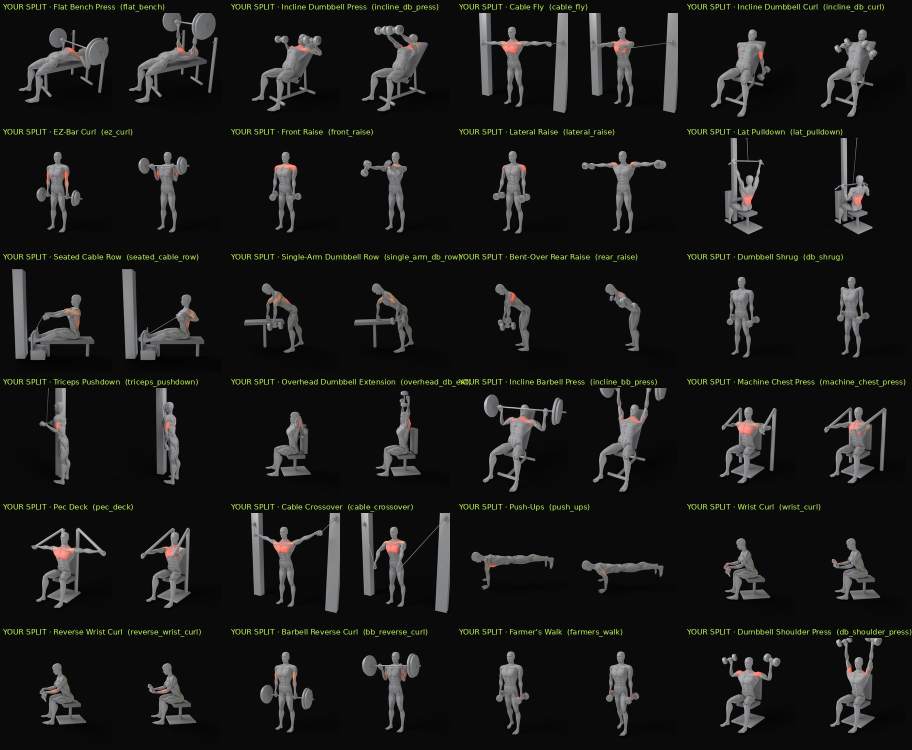
#> input picture render/review/contact-sheet-1.jpg, 1824 x 1500 px (shown at 1/2 size)
$ python check_renders.py review/contact-sheet-1.jpg
#> lines starting #> are read from the running program, lines starting #| are printed output that depends on the picture; after the words box and inside, x2 and y2 are one past the last pixel; in counts of white or black regions, pixels touching at a corner belong together
"""Flag renders with dark holes, cracks or streaks on the body, so broken images never reach the app.

  python render/check_renders.py render/out/*.png      # exit code 1 if any image fails

Works on the transparent PNGs from render.py. Inside the figure (alpha, eroded so the outline
doesn't count), a pixel is "suspicious" when it is much darker than its neighbourhood
(< 45% of the local median brightness) and dark in absolute terms. A connected suspicious blob
bigger than MIN_AREA pixels (scaled to 1024 px) fails when it is either see-through (reaches
near-background black: a hole or crack) or a thick dark patch. Thin, not-quite-black lines where
the body presses on a seat are contact shadows and pass.
"""
import sys

import numpy as np
from PIL import Image, ImageFilter

MIN_AREA = 40          # pixels at 1024 px
RATIO = 0.45
ABS_DARK = 70          # 0-255 luminance
SEE_THROUGH = 24       # this dark = background showing through (app black is 10)


def _components(mask):
    """Sizes and boxes of 8-connected True regions (small masks only, pure Python)."""
    h, w = mask.shape
    seen = np.zeros_like(mask)
    out = []
    ys, xs = np.nonzero(mask)
    for y0, x0 in zip(ys, xs):
        if seen[y0, x0]:
            continue
        stack = [(y0, x0)]
        seen[y0, x0] = True
        pts = []
        while stack:
            y, x = stack.pop()
            pts.append((y, x))
            for dy in (-1, 0, 1):
                for dx in (-1, 0, 1):
                    ny, nx = y + dy, x + dx
                    if 0 <= ny < h and 0 <= nx < w and mask[ny, nx] and not seen[ny, nx]:
                        seen[ny, nx] = True
                        stack.append((ny, nx))
        a = np.array(pts)
        out.append((len(pts), a[:, 1].min(), a[:, 0].min(), a[:, 1].max(), a[:, 0].max()))
    return out


def check(path):
#> called with path = 'review/contact-sheet-1.jpg'
    im = Image.open(path).convert('RGBA')
    scale = im.width / 1024
    alpha = im.getchannel('A')
#> alpha: PIL image 1824x1500 L; every value is 255
    mask_path = path[:-4] + '.mask.png' if path.endswith('.png') else None
    import os
    if mask_path and os.path.exists(mask_path):
        # Body-only visibility from render.py: equipment and contact edges are excluded.
        alpha = Image.open(mask_path).convert('RGBA').getchannel('A').point(lambda v: 255 if v > 128 else 0)
        alpha = alpha.filter(ImageFilter.MinFilter(5))
    elif np.array(alpha).min() == 255:
        # Already composited on black (the app's WebPs): the figure is whatever isn't background.
        alpha = im.convert('L').point(lambda v: 255 if v > 30 else 0)
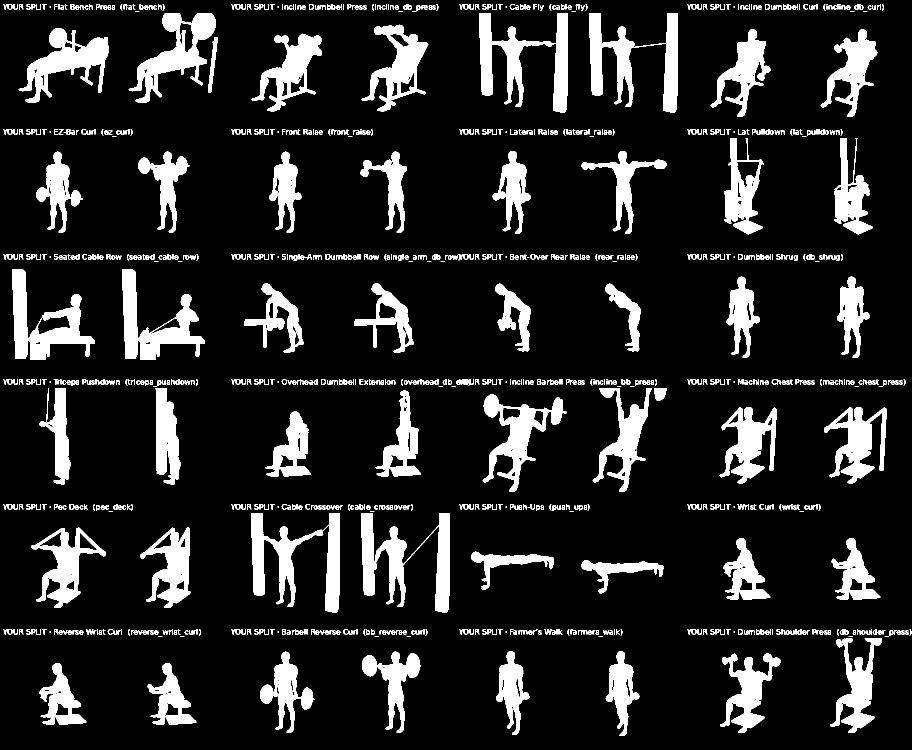
#> alpha: PIL image 1824x1500 L (shown at 1/2 size); 13.6% white; 862 white regions (107 under 20 px), largest, box (x1, y1, x2, y2) and area: (502, 1026, 680, 1226) 13155, (722, 1026, 900, 1226) 13086, (958, 26, 1136, 226) 13078
        alpha = alpha.filter(ImageFilter.MaxFilter(5)).filter(ImageFilter.MinFilter(5))  # close small holes in the mask itself
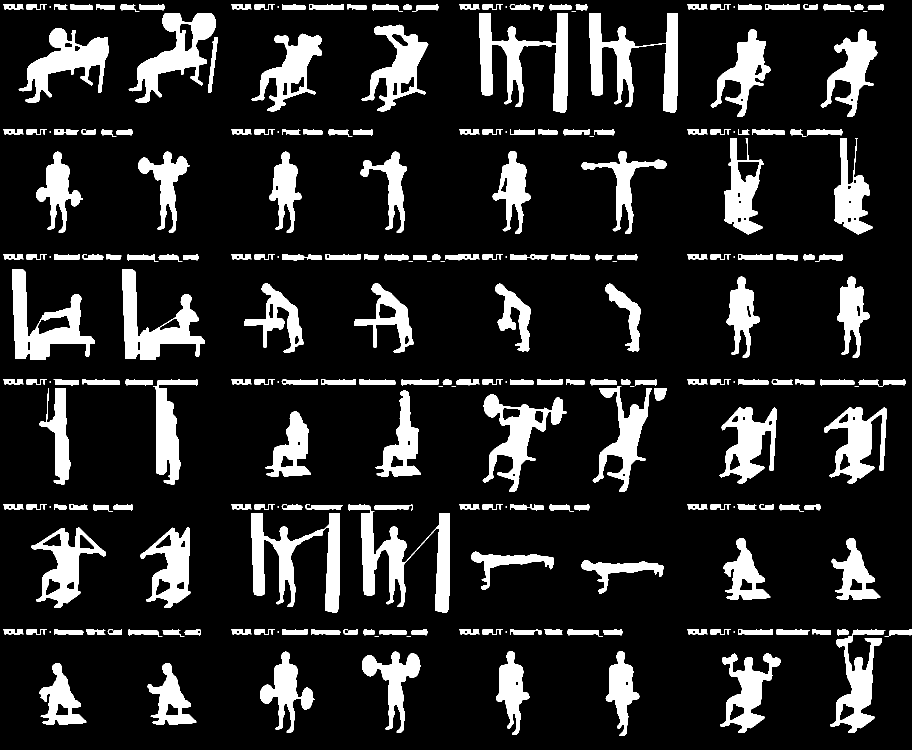
#> alpha: PIL image 1824x1500 L (shown at 1/2 size); 14.7% white; 248 white regions (38 under 20 px), largest, box (x1, y1, x2, y2) and area: (696, 1008, 900, 1226) 13594, (502, 1026, 680, 1226) 13230, (958, 26, 1136, 226) 13125
    inside = np.array(alpha.filter(ImageFilter.MinFilter(9))) > 250
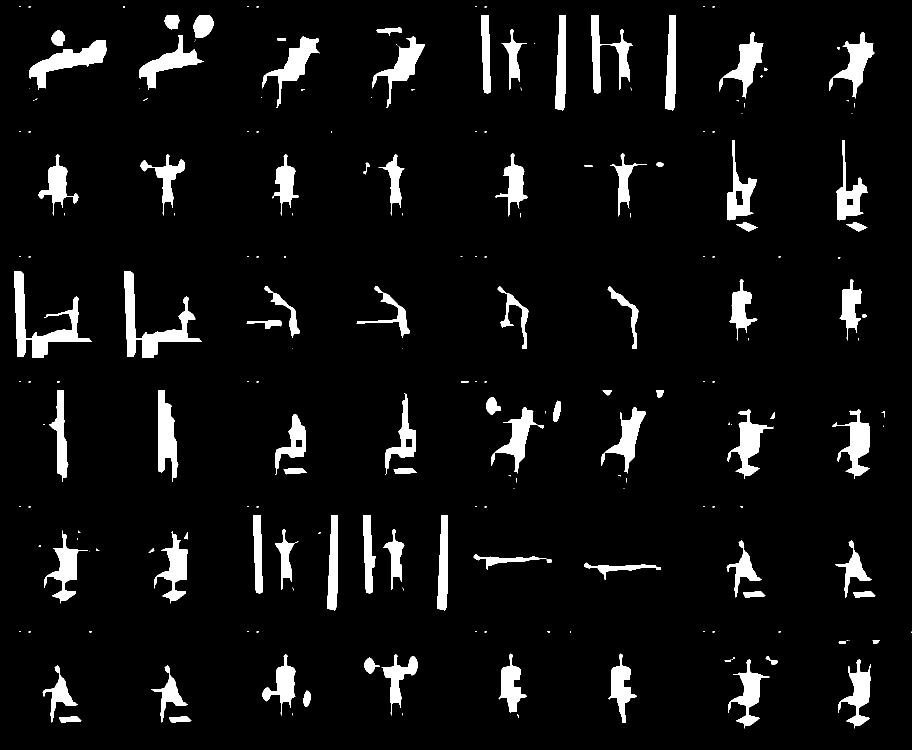
#> inside: shape (1500, 1824) bool (shown at 1/2 size); 6.4% white; 215 white regions (123 under 20 px), largest, box (x1, y1, x2, y2) and area: (248, 542, 404, 716) 6940, (28, 542, 184, 716) 6926, (59, 80, 213, 180) 5216
    lum_img = im.convert('L')
    lum = np.array(lum_img).astype(np.float32)
    med = np.array(lum_img.filter(ImageFilter.MedianFilter(21))).astype(np.float32)
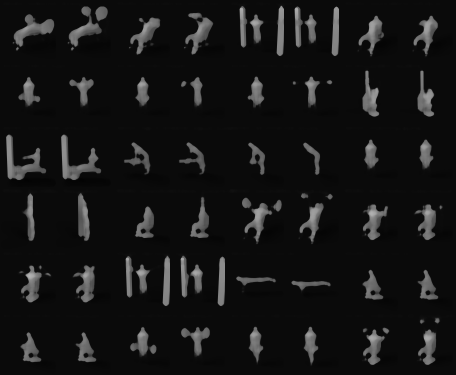
#> med: shape (1500, 1824) float32 (shown at 1/4 size); min 3, max 179, mean 21
    sus = inside & (lum < RATIO * med) & (lum < ABS_DARK)
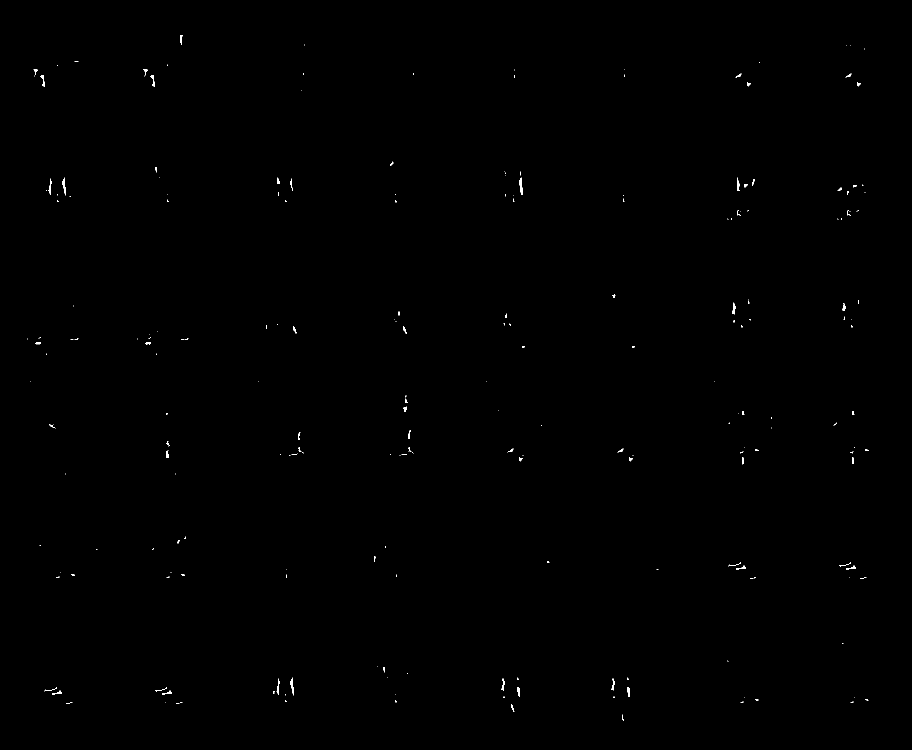
#> sus: shape (1500, 1824) bool (shown at 1/2 size); 0.15% white; 228 white regions (163 under 20 px), largest, box (x1, y1, x2, y2) and area: (1038, 355, 1045, 390) 131, (125, 355, 132, 391) 110, (581, 1355, 588, 1391) 109
    blobs = []
    for area, x0, y0, x1, y1 in _components(sus):
#> in _components, `h, w = mask.shape`: h = 1500; w = 1824
        if area < MIN_AREA * scale * scale:
            continue
        w, h = x1 - x0 + 1, y1 - y0 + 1
        darkest = lum[y0:y1 + 1, x0:x1 + 1][sus[y0:y1 + 1, x0:x1 + 1]].min()
        see_through = darkest < SEE_THROUGH
        thick = min(w, h) >= 6 * scale and area / (w * h) > 0.35
        if see_through or thick:
            blobs.append((area, x0, y0, x1, y1))
#> this loop made 228 passes
#> after the loop, blobs = [(131, 1038, 355, 1044, 389)]
    return blobs


def main(paths):
    paths = [p for p in paths if not p.endswith('.mask.png')]
    failed = 0
    for p in paths:
        blobs = check(p)
#> blobs = [(131, 1038, 355, 1044, 389)]
        if blobs:
            failed += 1
            worst = max(blobs)
#> worst = (131, 1038, 355, 1044, 389)
            print(f'FAIL {p}: {len(blobs)} dark hole/streak area(s), largest {worst[0]} px at x={worst[1]}-{worst[3]}, y={worst[2]}-{worst[4]}')
#| FAIL review/contact-sheet-1.jpg: 1 dark hole/streak area(s), largest 131 px at x=1038-1044, y=355-389
        else:
            print(f'ok   {p}')
    print(f'{len(paths) - failed}/{len(paths)} passed')
    return 1 if failed else 0


if __name__ == '__main__':
#> (the run stopped early here; a loop or call above may not have finished)

$ run again, on render/review/contact-sheet-3.jpg
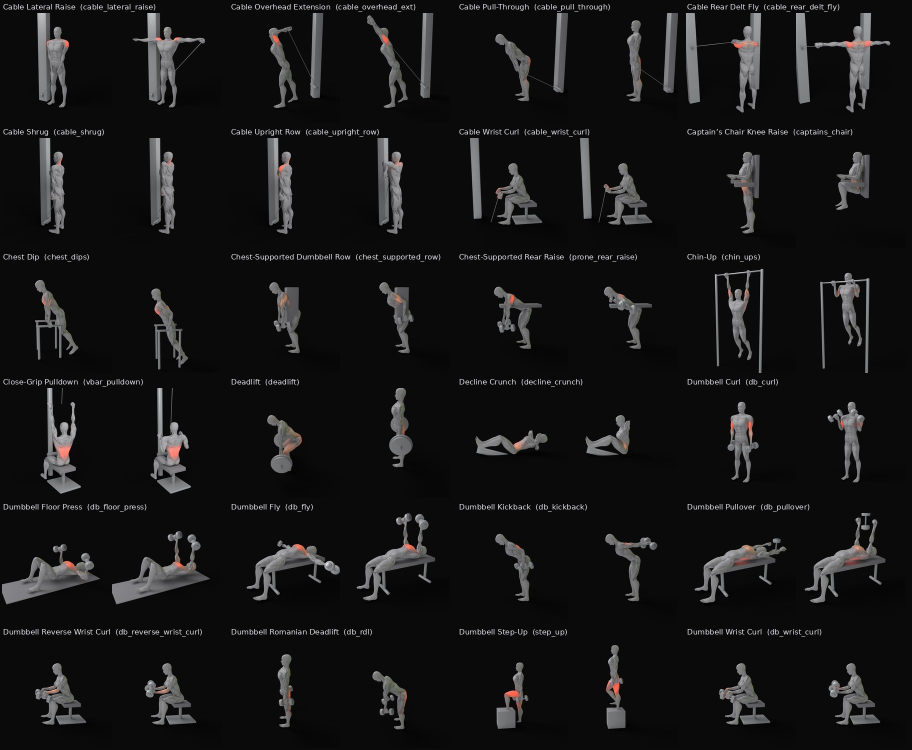
#> input picture render/review/contact-sheet-3.jpg, 1824 x 1500 px (shown at 1/2 size)
#> in check, `alpha = im.convert('L').point(lambda v: 255 if v > 30 else 0)`:
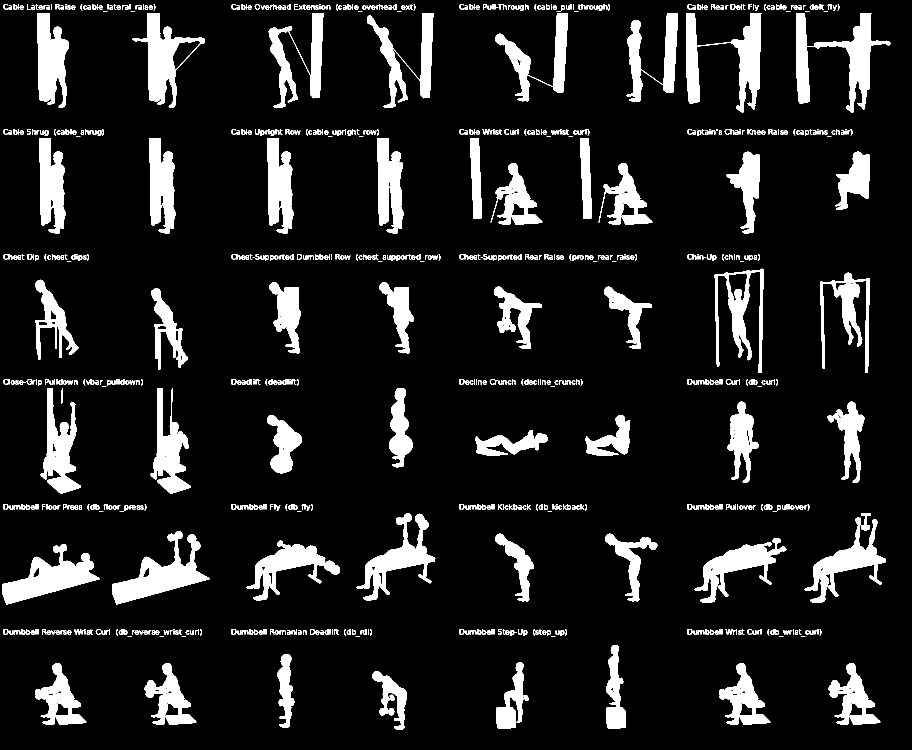
#> alpha: PIL image 1824x1500 L (shown at 1/2 size); 11.6% white; 752 white regions (94 under 20 px), largest, box (x1, y1, x2, y2) and area: (1592, 26, 1781, 225) 11336, (1372, 26, 1523, 225) 10658, (224, 1062, 420, 1209) 10168
#> inside: shape (1500, 1824) bool; 5.7% white; 134 white regions (49 under 20 px), largest, box (x1, y1, x2, y2) and area: (8, 1110, 188, 1203) 6545, (228, 1118, 408, 1203) 6114, (78, 30, 134, 204) 5550
#> in check, `sus = inside & (lum < RATIO * med) & (lum < ABS_DARK)`:
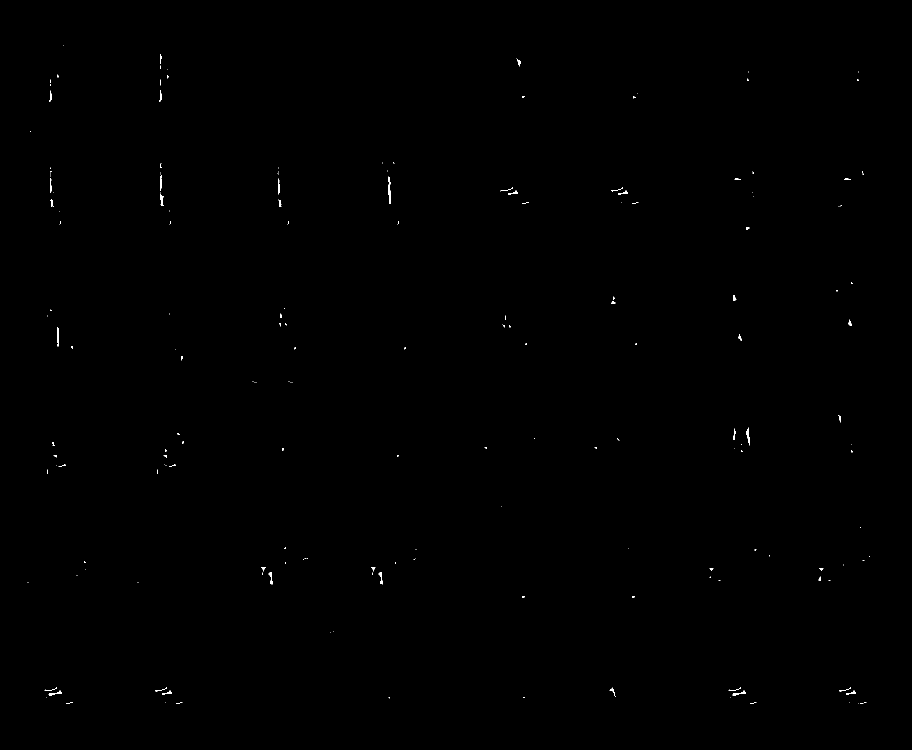
#> sus: shape (1500, 1824) bool (shown at 1/2 size); 0.11% white in thin lines or dots, all inside (x1, y1, x2, y2) = (55, 91, 1740, 1408)
#> in _components, `h, w = mask.shape`: h = 1500; w = 1824
#> the loop in check, `for area, x0, y0, x1, y1 in _components(sus):` made 195 passes
#> (area, x0, y0, x1, y1) on passes 2, 3, 15: (36, 320, 108, 322, 127), (53, 1033, 117, 1041, 132), (46, 318, 180, 322, 203)
#> after the loop in check, `for area, x0, y0, x1, y1 in _components(sus):`: blobs = [(189, 777, 354, 781, 407)]
#> worst = (189, 777, 354, 781, 407)
#| FAIL review/contact-sheet-3.jpg: 1 dark hole/streak area(s), largest 189 px at x=777-781, y=354-407
